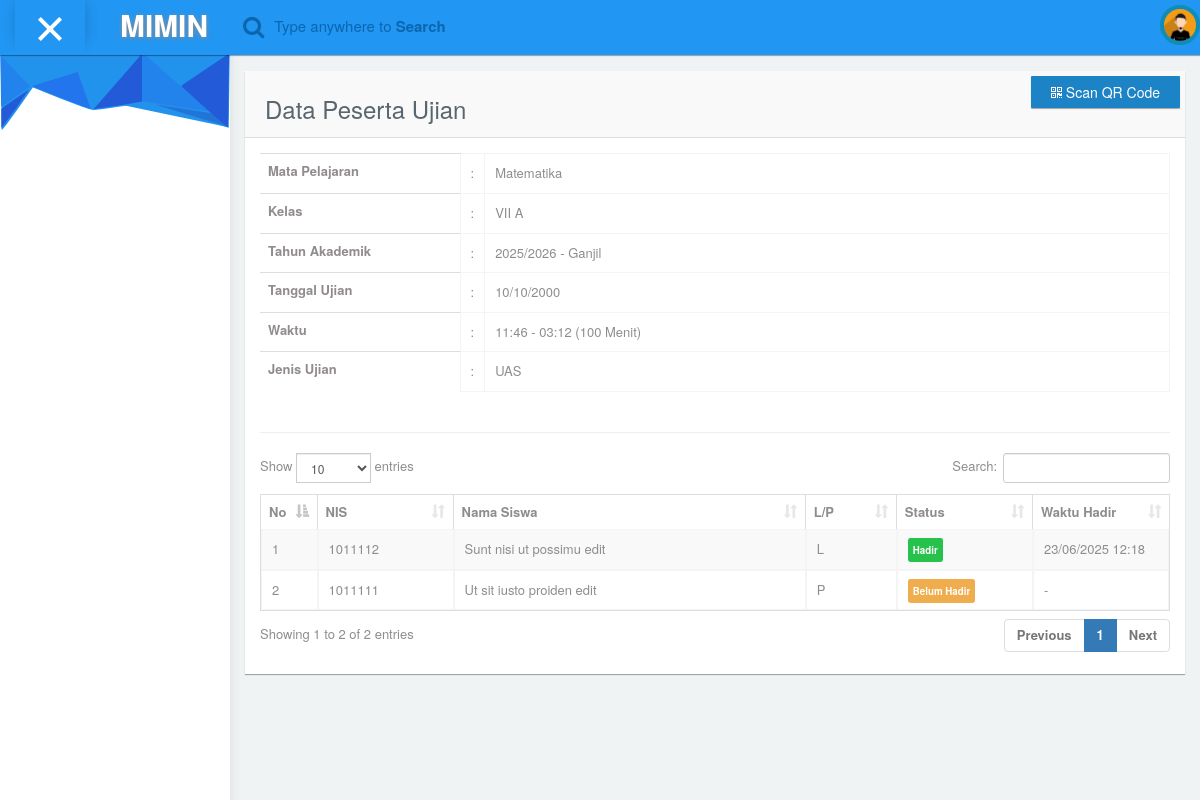
The app's page /ujianonline/absensi/2 with its own data.
### tables this page shows
CREATE TABLE IF NOT EXISTS `tb_jadwal_ujian` (
  `id` int NOT NULL AUTO_INCREMENT,
  `matapelajaran_id` int NOT NULL,
  `kelasrombel_id` int NOT NULL,
  `tanggal_ujian` date NOT NULL,
  `jam_mulai` time NOT NULL,
  `jam_selesai` time NOT NULL,
  `lama_ujian` int NOT NULL COMMENT 'dalam menit',
  `jenis_ujian` varchar(50) NOT NULL,
  `banksoal_id` int DEFAULT NULL,
  PRIMARY KEY (`id`)
);

CREATE TABLE IF NOT EXISTS `tb_matapelajaran` (
  `id` int NOT NULL AUTO_INCREMENT,
  `kode_matapelajaran` varchar(20) NOT NULL,
  `nama_matapelajaran` varchar(100) NOT NULL,
  `keterangan` text,
  PRIMARY KEY (`id`)
);

CREATE TABLE IF NOT EXISTS `tb_kelas` (
  `id` int NOT NULL AUTO_INCREMENT,
  `nama_kelas` varchar(100) NOT NULL,
  `keterangan` text,
  PRIMARY KEY (`id`)
);

CREATE TABLE IF NOT EXISTS `tb_tahunakademik` (
  `id` int NOT NULL AUTO_INCREMENT,
  `tahun` varchar(9) NOT NULL,
  `semester` enum('Ganjil','Genap') NOT NULL,
  `status` enum('Aktif','Nonaktif') NOT NULL,
  PRIMARY KEY (`id`)
);

CREATE TABLE IF NOT EXISTS `tb_presensi_ujian` (
  `id` int NOT NULL AUTO_INCREMENT,
  `jadwal_ujian_id` int NOT NULL,
  `siswa_id` int NOT NULL,
  `waktu_hadir` datetime NOT NULL,
  PRIMARY KEY (`id`),
  KEY `jadwal_ujian_id` (`jadwal_ujian_id`),
  KEY `siswa_id` (`siswa_id`),
  CONSTRAINT `tb_presensi_ujian_ibfk_1` FOREIGN KEY (`jadwal_ujian_id`) REFERENCES `tb_jadwal_ujian` (`id`) ON DELETE CASCADE ON UPDATE CASCADE,
  CONSTRAINT `tb_presensi_ujian_ibfk_2` FOREIGN KEY (`siswa_id`) REFERENCES `tb_siswa` (`id`) ON DELETE CASCADE ON UPDATE CASCADE
);

CREATE TABLE IF NOT EXISTS `tb_siswa` (
  `id` int NOT NULL AUTO_INCREMENT,
  `nama` varchar(100) NOT NULL,
  `nis` varchar(30) NOT NULL,
  `tempat_lahir` varchar(100) NOT NULL,
  `tanggal_lahir` date NOT NULL,
  `jenis_kelamin` enum('L','P') NOT NULL,
  `alamat` text,
  `email` varchar(100) NOT NULL,
  `password` varchar(255) NOT NULL,
  `no_hp` varchar(20) DEFAULT NULL,
  `nama_ibu` varchar(100) DEFAULT NULL,
  `nama_ayah` varchar(100) DEFAULT NULL,
  `pekerjaan_ibu` varchar(100) DEFAULT NULL,
  `pekerjaan_ayah` varchar(100) DEFAULT NULL,
  `tahun_masuk` varchar(10) DEFAULT NULL,
  PRIMARY KEY (`id`),
  UNIQUE KEY `nis` (`nis`)
);

### application/views/template_miminium/content.php (called while the page is built)
<?php
    $this->load->view($page);
?>

### application/views/template_miminium/wrapper.php (called while the page is built)
<?php
    include 'header.php';
    include 'sidebar.php';
    include 'navbar.php';
	include 'content.php';
	include 'footer.php';
?>

### application/controllers/Ujianonline.php (called while the page is built, shortened)
<?php
class Ujianonline extends CI_Controller {
    public $db;
    public function __construct() {
        $this->load->database();
        $this->load->helper('url');
    }
    public function absensi($jadwal_ujian_id) {
        $data = array(
            'page' => 'admin/ujianonline/absensi',
            'script' => 'admin/ujianonline/script',
            'link' => 'ujianonline'
        );
        $data['jadwal'] = $this->db->query("
            SELECT
                ju.*,
                mp.nama_matapelajaran,
                kr.id as kelasrombel_id,
                k.nama_kelas,
                ta.tahun,
                ta.semester
            FROM tb_jadwal_ujian ju
            JOIN tb_matapelajaran mp ON ju.matapelajaran_id = mp.id
            JOIN tb_kelasrombel kr ON ju.kelasrombel_id = kr.id
            JOIN tb_kelas k ON kr.kelas_id = k.id
            JOIN tb_tahunakademik ta ON kr.tahunakademik_id = ta.id
            WHERE ju.id = ?
        ", array($jadwal_ujian_id))->row();
        $data['siswa'] = $this->db->query("
            SELECT
                s.*,
                p.waktu_hadir
            FROM tb_siswa s
            JOIN tb_kelassiswa ks ON s.id = ks.siswa_id
            LEFT JOIN tb_presensi_ujian p ON p.siswa_id = s.id AND p.jadwal_ujian_id = ?
            WHERE ks.kelasrombel_id = ?
            ORDER BY s.nama ASC
        ", array($jadwal_ujian_id, $data['jadwal']->kelasrombel_id))->result();
        $this->load->view('template_miminium/wrapper', $data);
    }
}

### index.php (called while the page is built, shortened)
<?php
require_once BASEPATH.'core/CodeIgniter.php';

### application/views/admin/ujianonline/absensi.php (the view, shortened to what this page needs)
<div id="content">
    <div class="col-md-12 top-20 padding-0">
        <div class="col-md-12">
            <div class="panel">
                <div class="panel-heading">
                    <div class="row">
                        <div class="col-md-6">
                            <h3>Data Peserta Ujian</h3>
                        </div>
                        <div class="col-md-6 text-right">
                            <button type="button" class="btn btn-primary" data-toggle="modal" data-target="#scanModal">
                                <i class="fa fa-qrcode"></i> Scan QR Code
                            </button>
                        </div>
                    </div>
                </div>
                <div class="panel-body">
                    <div class="row">
                        <div class="col-md-12">
                            <table class="table">
                                <tr>
                                    <th width="200">Mata Pelajaran</th>
                                    <td width="10">:</td>
                                    <td><?= $jadwal->nama_matapelajaran ?></td>
                                </tr>
                                <tr>
                                    <th>Kelas</th>
                                    <td>:</td>
                                    <td><?= $jadwal->nama_kelas ?></td>
                                </tr>
                                <tr>
                                    <th>Tahun Akademik</th>
                                    <td>:</td>
                                    <td><?= $jadwal->tahun ?> - <?= $jadwal->semester ?></td>
                                </tr>
                                <tr>
                                    <th>Tanggal Ujian</th>
                                    <td>:</td>
                                    <td><?= date('d/m/Y', strtotime($jadwal->tanggal_ujian)) ?></td>
                                </tr>
                                <tr>
                                    <th>Waktu</th>
                                    <td>:</td>
                                    <td><?= date('H:i', strtotime($jadwal->jam_mulai)) ?> - <?= date('H:i', strtotime($jadwal->jam_selesai)) ?> (<?= $jadwal->lama_ujian ?> Menit)</td>
                                </tr>
                                <tr>
                                    <th>Jenis Ujian</th>
                                    <td>:</td>
                                    <td><?= $jadwal->jenis_ujian ?></td>
                                </tr>
                            </table>
                        </div>
                    </div>
                    <hr>
                    <div class="responsive-table">
                        <table id="datatables-example" class="table table-striped table-bordered" width="100%" cellspacing="0">
                            <thead>
                                <tr>
                                    <th width="5%">No</th>
                                    <th width="15%">NIS</th>
                                    <th>Nama Siswa</th>
                                    <th width="10%">L/P</th>
                                    <th width="15%">Status</th>
                                    <th width="15%">Waktu Hadir</th>
                                </tr>
                            </thead>
                            <tbody>
                                <?php
                                $no = 1;
                                foreach ($siswa as $row):
                                ?>
                                    <tr id="siswa-<?= $row->id ?>">
                                        <td><?= $no++ ?></td>
                                        <td><?= $row->nis ?></td>
                                        <td><?= $row->nama ?></td>
                                        <td><?= $row->jenis_kelamin ?></td>
                                        <td>
                                            <?php if ($row->waktu_hadir): ?>
                                                <span class="label label-success">Hadir</span>
                                            <?php else: ?>
                                                <span class="label label-warning">Belum Hadir</span>
                                            <?php endif; ?>
                                        </td>
                                        <td>
                                            <?php if ($row->waktu_hadir): ?>
                                                <?= date('d/m/Y H:i', strtotime($row->waktu_hadir)) ?>
                                            <?php else: ?>
                                                -
                                            <?php endif; ?>
                                        </td>
                                    </tr>
                                <?php endforeach; ?>
                            </tbody>
                        </table>
                    </div>
                </div>
            </div>
        </div>
    </div>
</div>

### records on screen
tb_jadwal_ujian: matapelajaran.nama_matapelajaran "Matematika", tb_kelas.nama_kelas "VII A", tb_tahunakademik.tahun "2025/2026", tb_tahunakademik.semester "Ganjil", tanggal_ujian "10/10/2000", jam_mulai "11:46", jam_selesai "03:12", lama_ujian "100", jenis_ujian "UAS"
tb_presensi_ujian: siswa.nis "1011112", siswa.nama "Sunt nisi ut possimu edit", siswa.jenis_kelamin "L", shows "Hadir", waktu_hadir "23/06/2025 12:18"
tb_siswa: nis "1011111", nama "Ut sit iusto proiden edit", jenis_kelamin "P", shows "Belum Hadir"
